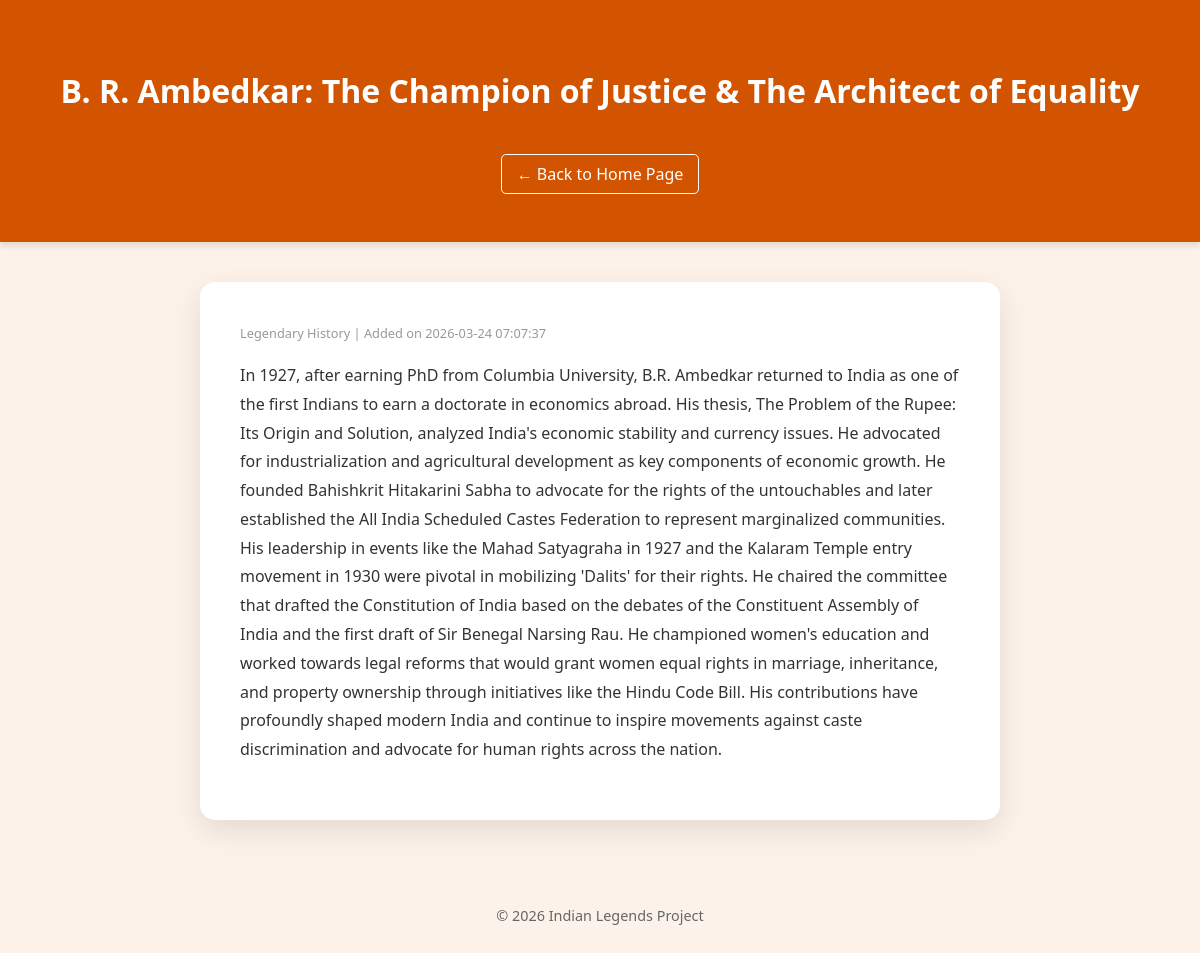
/4, run on the app's committed database.
### tables this page shows
CREATE TABLE posts (
    id INTEGER PRIMARY KEY AUTOINCREMENT,
    created TIMESTAMP NOT NULL DEFAULT CURRENT_TIMESTAMP,
    title TEXT NOT NULL,
    content TEXT NOT NULL
);

### app.py (the view)
@app.route('/<int:post_id>')
def post(post_id):
    conn = get_db_connection()
    post = conn.execute('SELECT * FROM posts WHERE id = ?', (post_id,)).fetchone()
    conn.close()
    return render_template('post.html', post=post)

### app.py (called while the page is built)
def get_db_connection():
    conn = sqlite3.connect('database.db')
    conn.row_factory = sqlite3.Row
    return conn

### templates/post.html (shortened to what this page needs)
<!DOCTYPE html>
<html lang="en">
<head>
    <link rel="stylesheet" href="{{ url_for('static', filename='style.css') }}">
</head>
<body>
    <header>
        <div class="header-content">
            <h1>{{ post['title'] }}</h1>
            <a href="{{ url_for('index') }}" class="back-btn">← Back to Home Page</a>
        </div>
    </header>
    <main class="detail-container">
        <article class="full-post">
            <div class="post-meta">
                <span class="date">Legendary History | Added on {{ post['created'] }}</span>
            </div>
            <div class="post-body">
                <p>{{ post['content'] }}</p>
            </div>
        </article>
    </main>
    <footer>
        <p>&copy; 2026 Indian Legends Project</p>
    </footer>
</body>
</html>

### static/style.css (style rules this page uses)
body { font-family: 'Segoe UI', Tahoma, Geneva, Verdana, sans-serif; background-color: #fdf2e9; margin: 0; color: #333; }
header { background-color: #d35400; color: white; text-align: center; padding: 3rem 1rem; box-shadow: 0 4px 6px rgba(0,0,0,0.1); }
.date { font-size: 0.8rem; color: #999; display: block; margin-bottom: 15px; }
footer { text-align: center; padding: 2rem; font-size: 0.9rem; color: #666; }
.detail-container { max-width: 800px; margin: 40px auto; padding: 0 20px; }
.full-post { background: white; padding: 40px; border-radius: 15px; box-shadow: 0 10px 30px rgba(0,0,0,0.1); line-height: 1.8; }
.back-btn { display: inline-block; margin-top: 20px; color: white; text-decoration: none; border: 1px solid white; padding: 8px 15px; border-radius: 5px; transition: 0.3s; }

### data on the page
posts: title "B. R. Ambedkar: The Champion of Justice & The Architect of Equality", created "2026-03-24 07:07:37", content "In 1927, after earning PhD from Columbia University, B.R. Ambedkar returned to India as one of the first Indians to earn a doctorate in economics abroad. His thesis, The Problem of the Rupee: Its Origin and Solution, analyzed India's economic stability and currency issues. He advocated for industrialization and agricultural development as key components of economic growth. He founded Bahishkrit Hitakarini Sabha to advocate for the rights of the untouchables and later established the All India Scheduled Castes Federation to represent marginalized communities. His leadership in events like the Mahad Satyagraha in 1927 and the Kalaram Temple entry movement in 1930 were pivotal in mobilizing…"
